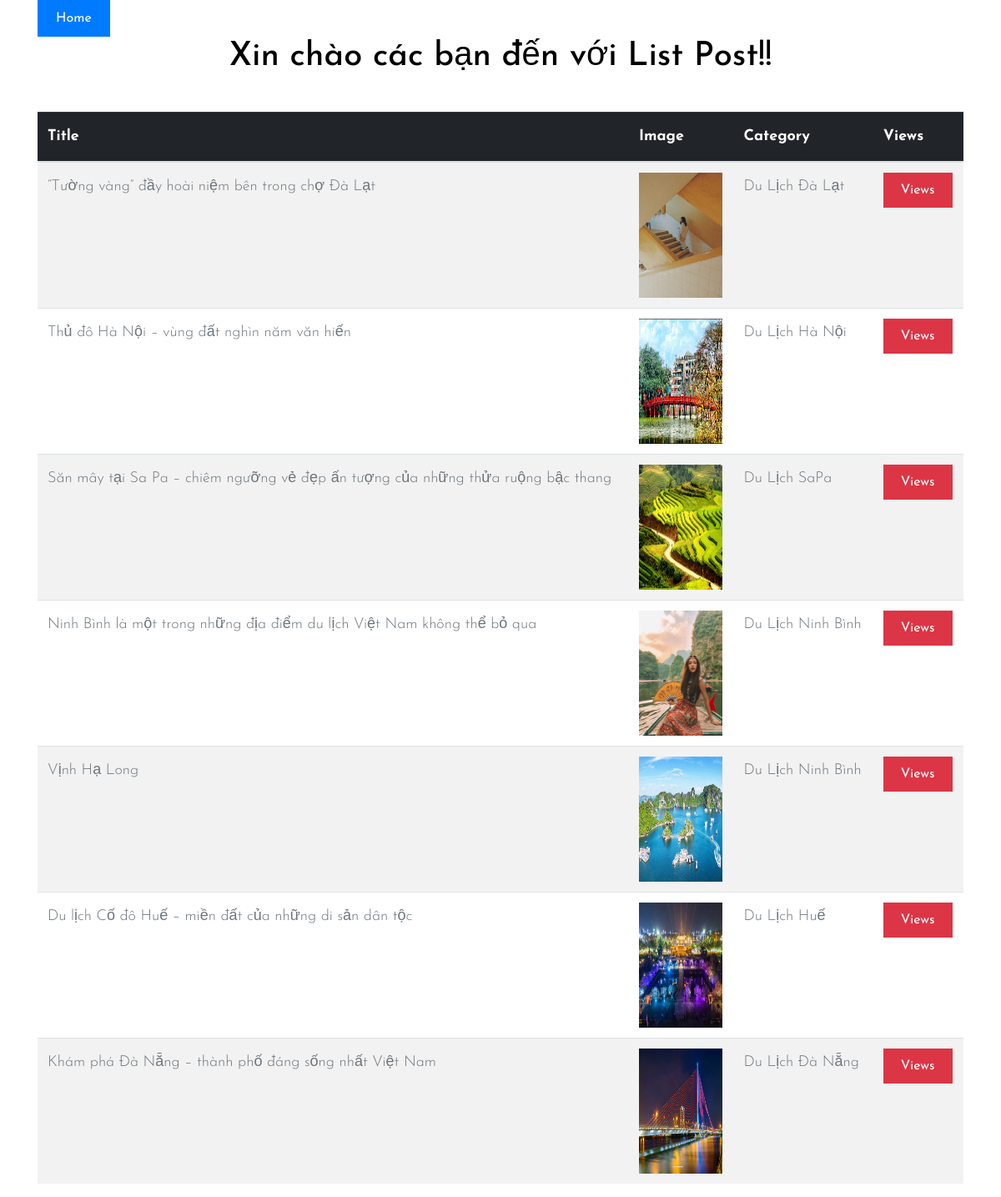
Page /list on the committed database.
### myapp/models.py (models this page shows, shortened)
class Post(models.Model):
    title = models.CharField(max_length=500)
    body = models.TextField()
    date = models.DateTimeField(auto_now_add=True)
    image = models.ImageField()
    categories = models.ForeignKey(Categories, null=False, verbose_name=_('Category'),
                                   on_delete=models.CASCADE)

class Categories(models.Model):
    name = models.CharField(max_length=500)
    def __str__(self):
        s = str(self.name)
        return s

### myapp/views.py (the view)
# urls.py: path('list', views.list, name="list"),
def list(request):
    posts = Post.objects.all()
    context = {
        'posts': posts
    }
    return render(request, 'pages/list.html', context )

### myapp/templates/pages/list.html (shortened to what this page needs)
{% extends "pages/page01.html" %}
{% block content %}
<div class="container">
    <a href="http://127.0.0.1:8000/" class="btn btn-primary">Home</a>
<h1 class="col-sm-12 col-md-12 col-lg-12 text-center">Xin chào các bạn đến với List Post!!</h1>
<br>
<table class="table table-striped table-hover">
  <thead class="table-dark">
    <tr>
        <th scope="col">Title </th>
        <th scope="col">Image</th>
        <th scope="col">Category</th>
        <th>Views</th>
    </tr>
  </thead>
    {% if posts %}
        {% for item in posts %}
          <tr>
              <td>{{item.title}}</td>
              <td><img src="{{item.image.url}} " width="100px" height="150px"></td>
              <td>{{item.categories}}</td>
              <td><a href="detaillist/{{item.id}}" class="btn btn-danger">Views</a></td>
          </tr>
        {% endfor %}
    {% endif %}
</table>
    </div>
{% endblock %}

### myapp/static/css/style.css (style rules this page uses)
body { background: #fff; font-family: "Josefin Sans", arial, sans-serif; font-weight: 300; font-size: 18px; line-height: 1.9; color: #6c757d; }
a { -webkit-transition: .3s all ease; -o-transition: .3s all ease; transition: .3s all ease; text-decoration: none; }
h1, h2, h3, h4, h5 { color: #000; font-family: "Josefin Sans", arial, sans-serif; }
.btn, .form-control { outline: none; -webkit-box-shadow: none !important; box-shadow: none !important; border-radius: 0; }
.btn { -webkit-transition: .3s all ease; -o-transition: .3s all ease; transition: .3s all ease; padding: 8px 20px; }
.btn.btn-primary { color: #fff; border-width: 2px; }

### rows in the picture
Post: title "“Tường vàng” đầy hoài niệm bên trong chợ Đà Lạt", image (picture), categories "Du Lịch Đà Lạt"
Post: title "Thủ đô Hà Nội – vùng đất nghìn năm văn hiến", image (picture), categories "Du Lịch Hà Nội"
Post: title "Săn mây tại Sa Pa – chiêm ngưỡng vẻ đẹp ấn tượng của những thửa ruộng bậc thang", image (picture), categories "Du Lịch SaPa"
Post: title "Ninh Bình là một trong những địa điểm du lịch Việt Nam không thể bỏ qua", image (picture), categories "Du Lịch Ninh Bình"
Post: title "Vịnh Hạ Long", image (picture), categories "Du Lịch Ninh Bình"
Post: title "Du lịch Cố đô Huế – miền đất của những di sản dân tộc", image (picture), categories "Du Lịch Huế"
Post: title "Khám phá Đà Nẵng – thành phố đáng sống nhất Việt Nam", image (picture), categories "Du Lịch Đà Nẵng"
